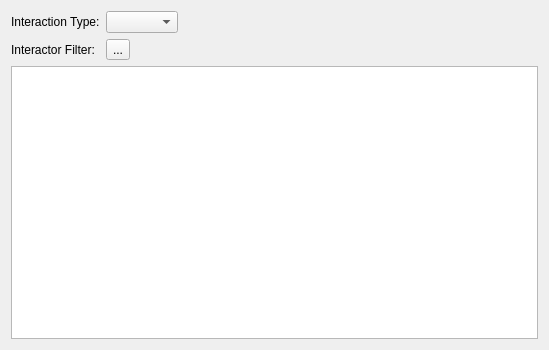
<?xml version="1.0" encoding="UTF-8"?>
<ui version="4.0">
 <class>RvWaterfallWidget</class>
 <widget class="QWidget" name="RvWaterfallWidget">
  <property name="geometry">
   <rect>
    <x>0</x>
    <y>0</y>
    <width>549</width>
    <height>350</height>
   </rect>
  </property>
  <property name="windowTitle">
   <string>Waterfall Plot</string>
  </property>
  <layout class="QVBoxLayout" name="verticalLayout">
   <item>
    <layout class="QHBoxLayout" name="horizontalLayout">
     <item>
      <layout class="QFormLayout" name="formLayout">
       <item row="0" column="0">
        <widget class="QLabel" name="label">
         <property name="text">
          <string>Interaction Type:</string>
         </property>
        </widget>
       </item>
       <item row="0" column="1">
        <widget class="QComboBox" name="mTypeBox"/>
       </item>
       <item row="1" column="0">
        <widget class="QLabel" name="label_2">
         <property name="text">
          <string>Interactor Filter:</string>
         </property>
        </widget>
       </item>
       <item row="1" column="1">
        <widget class="wkf::GroupingSelector" name="mGroupChooser">
         <property name="text">
          <string>...</string>
         </property>
        </widget>
       </item>
      </layout>
     </item>
     <item>
      <spacer name="horizontalSpacer">
       <property name="orientation">
        <enum>Qt::Horizontal</enum>
       </property>
       <property name="sizeHint" stdset="0">
        <size>
         <width>40</width>
         <height>20</height>
        </size>
       </property>
      </spacer>
     </item>
    </layout>
   </item>
   <item>
    <widget class="RvInteractionPlots::WaterfallPlot" name="mWaterfallPlot"/>
   </item>
  </layout>
 </widget>
 <customwidgets>
  <customwidget>
   <class>wkf::GroupingSelector</class>
   <extends>QToolButton</extends>
   <header>selectors/WkfGroupingSelector.hpp</header>
  </customwidget>
  <customwidget>
   <class>RvInteractionPlots::WaterfallPlot</class>
   <extends>QTableWidget</extends>
   <header>WaterfallPlot.hpp</header>
  </customwidget>
 </customwidgets>
 <resources/>
 <connections/>
</ui>
